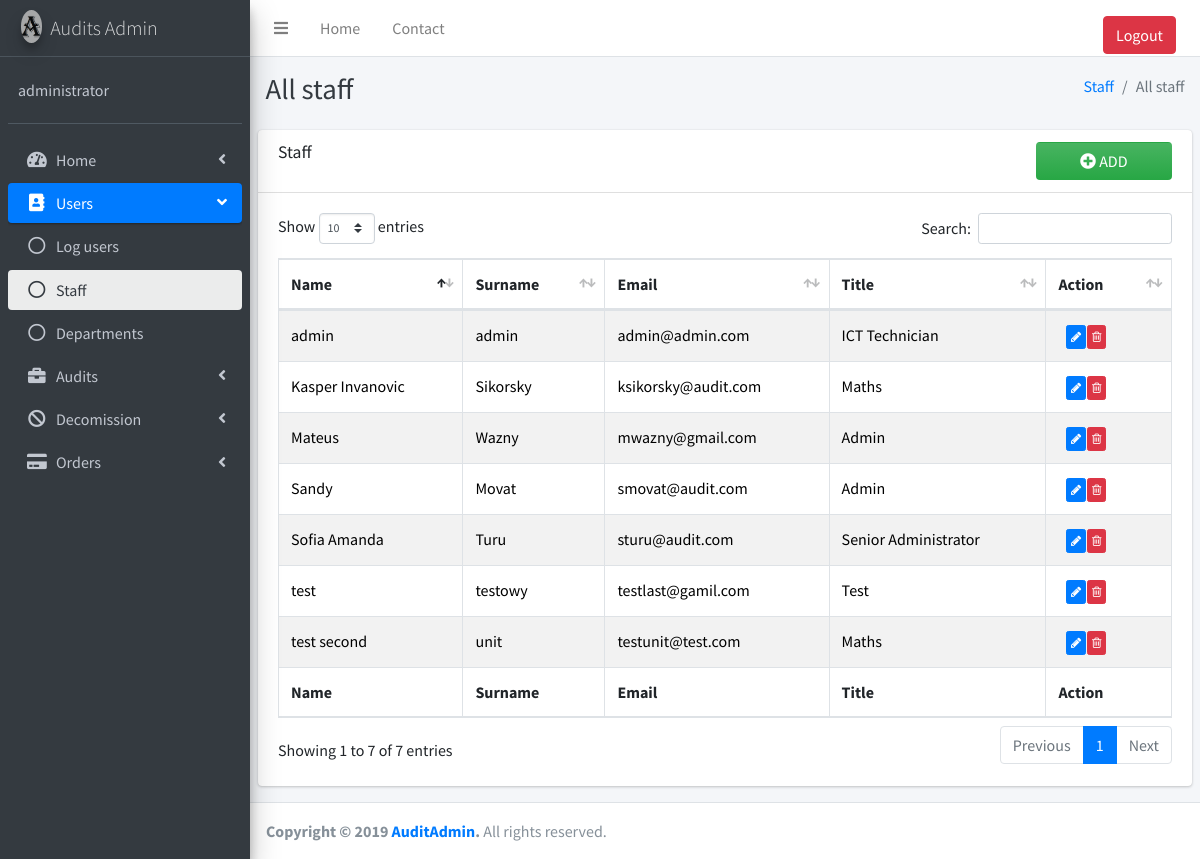
The page /Users/staff_users.php (signed in) on the database its author committed.
### tables this page shows
CREATE TABLE IF NOT EXISTS `_staff_` (
  `_sID_` int(11) NOT NULL AUTO_INCREMENT,
  `_name_id_` int(11) NOT NULL,
  `_s_name_id_` int(11) DEFAULT NULL,
  `_surname_` varchar(45) NOT NULL,
  `_email_` varchar(60) NOT NULL,
  `_title_id_` int(11) NOT NULL,
  `_visible_` int(11) NOT NULL,
  PRIMARY KEY (`_sID_`),
  KEY `_name_id_` (`_name_id_`,`_s_name_id_`,`_title_id_`),
  KEY `_title_id_` (`_title_id_`),
  KEY `_s_name_id_` (`_s_name_id_`)
);

CREATE TABLE IF NOT EXISTS `_name_` (
  `_nID_` int(11) NOT NULL AUTO_INCREMENT,
  `_name_` varchar(45) NOT NULL,
  PRIMARY KEY (`_nID_`)
);

CREATE TABLE IF NOT EXISTS `_title_` (
  `_tID_` int(11) NOT NULL AUTO_INCREMENT,
  `_title_name_` varchar(25) NOT NULL,
  PRIMARY KEY (`_tID_`)
);

### functions/XSS.php (called while the page is built)
<?php
function clean($input) {
    $input = stripslashes($input);
    $input = strip_tags($input);
    $input = htmlspecialchars($input, ENT_QUOTES, 'UTF-8');
  return $input;
}
?>

### Users/staff_users.php (the view, shortened to what this page needs)
<?php
include "../Database/databaseconnect.php";
include "../functions/Staff_function.php";
include "../functions/XSS.php";
?>
<!DOCTYPE html>
<html>
<head>
  <link rel="stylesheet" href="../plugins/fontawesome-free/css/all.min.css">
  <link rel="stylesheet" href="../plugins/font-awesome/css/font-awesome.css">
  <link rel="stylesheet" href="https://code.ionicframework.com/ionicons/2.0.1/css/ionicons.min.css">
  <link rel="stylesheet" href="../plugins/tempusdominus-bootstrap-4/css/tempusdominus-bootstrap-4.min.css">
  <link rel="stylesheet" href="../plugins/icheck-bootstrap/icheck-bootstrap.min.css">
  <link rel="stylesheet" href="../plugins/jqvmap/jqvmap.min.css">
  <link rel="stylesheet" href="../dist/css/adminlte.min.css">
  <link rel="stylesheet" href="../plugins/overlayScrollbars/css/OverlayScrollbars.min.css">
  <link rel="stylesheet" href="../plugins/daterangepicker/daterangepicker.css">
  <link rel="stylesheet" href="../plugins/summernote/summernote-bs4.css">
  <link rel="stylesheet" href="../plugins/datatables-bs4/css/dataTables.bootstrap4.css">
</head>
<body class="hold-transition sidebar-mini layout-fixed">
<div class="wrapper">
  <nav class="main-header navbar navbar-expand navbar-white navbar-light">
    <ul class="navbar-nav">
      <li class="nav-item">
        <a class="nav-link" data-widget="pushmenu" href="#"><i class="fas fa-bars"></i></a>
      </li>
      <li class="nav-item d-none d-sm-inline-block">
        <a href="../index.php" class="nav-link">Home</a>
      </li>
      <li class="nav-item d-none d-sm-inline-block">
        <a href="../Contact.php" class="nav-link">Contact</a>
      </li>
    </ul>
    <ul class="navbar-nav ml-auto">
      <li class="nav-item">
        <a href="../logcheck/logout.php" class="nav-link"><button type="submit" class="btn btn-danger btn-block">Logout</button></a>
      </li>
    </ul>
  </nav>
  <aside class="main-sidebar sidebar-dark-primary elevation-4">
    <a href="../index.php" class="brand-link">
      <img src="../dist/img/NewLogo.png" alt="Audit Admin" class="brand-image img-circle elevation-3"
           style="opacity: .8">
      <span class="brand-text font-weight-light">Audits Admin</span>
    </a>
    <div class="sidebar">
      <div class="user-panel mt-3 pb-3 mb-3 d-flex">
        <div class="info">
          <a href="../user-pass.php" class="d-block"><?php print $_SESSION['login'];?></a>
        </div>
      </div>
      <nav class="mt-2">
        <ul class="nav nav-pills nav-sidebar flex-column" data-widget="treeview" role="menu" data-accordion="false">
          <li class="nav-item has-treeview">
            <a href="#" class="nav-link">
              <i class="nav-icon fas fa-tachometer-alt"></i>
              <p>
                Home
                <i class="right fas fa-angle-left"></i>
              </p>
            </a>
          </li>
            <?php if($_SESSION['isadmin'] == 1){ ?>
            <li class="nav-item has-treeview menu-open">
            <a href="#" class="nav-link active">
              <i class="nav-icon fas fa-address-book"></i>
              <p>
                Users
                <i class="right fas fa-angle-left"></i>
              </p>
            </a>
            <ul class="nav nav-treeview">
              <li class="nav-item">
                <a href="../Users/Log_users.php" class="nav-link">
                  <i class="far fa-circle nav-icon"></i>
                  <p>Log users</p>
                </a>
              </li>
              <li class="nav-item">
                <a href="../Users/staff_users.php" class="nav-link active">
                  <i class="far fa-circle nav-icon"></i>
                  <p>Staff</p>
                </a>
              </li>
              <li class="nav-item">
                <a href="../Users/dep_users.php" class="nav-link">
                  <i class="far fa-circle nav-icon"></i>
                  <p>Departments</p>
                </a>
              </li>
            </ul>
          </li><?php }?>
            <li class="nav-item has-treeview">
            <a href="#" class="nav-link">
              <i class="nav-icon fas fa-briefcase"></i>
              <p>
                Audits
                <i class="right fas fa-angle-left"></i>
              </p>
            </a>
          </li>
            <li class="nav-item has-treeview">
            <a href="#" class="nav-link">
              <i class="nav-icon fas fa-ban"></i>
              <p>
                Decomission
                <i class="right fas fa-angle-left"></i>
              </p>
            </a>
          </li>
            <li class="nav-item has-treeview">
            <a href="#" class="nav-link">
              <i class="nav-icon fas fa-credit-card"></i>
              <p>
                Orders
                <i class="right fas fa-angle-left"></i>
              </p>
            </a>
          </li>
        </ul>
      </nav>
    </div>
  </aside>
  <div class="content-wrapper">
    <div class="content-header">
      <div class="container-fluid">
        <div class="row mb-2">
          <div class="col-sm-6">
            <h1 class="m-0 text-dark">All staff</h1>
          </div>
          <div class="col-sm-6">
            <ol class="breadcrumb float-sm-right">
              <li class="breadcrumb-item"><a href="../Users/staff_users.php">Staff</a></li>
              <li class="breadcrumb-item active">All staff</li>
            </ol>
          </div>
        </div>
      </div>
    </div>
    <section class="content">
      <div class="row">
          <div class="col-12">
              <div class="card">
                <div class="card-header">
                    <div class="row">
                        <div class="col-sm-12 col-md-10">
                            <h2 class="card-title">
                                Staff
                            </h2>
                        </div>
                        <div class="col-sm-12 col-md-2">
                            <a href="Add_staff.php">
                                <button class = "btn btn-block bg-gradient-success" type="button" id="Add_staff"><i class="fas fa-plus-circle"></i> ADD</button>
                            </a>
                        </div>
                    </div>
                </div>
                    <div class="card-body">
                      <table id="UserTable" class="table table-bordered table-striped">
                        <thead>
                        <tr>
                          <th>Name</th>
                          <th>Surname</th>
                          <th>Email</th>
                          <th>Title</th>
                          <th>Action</th>
                        </tr>
                        </thead>
                        <tbody>
                            <?php
                            $msg = "SELECT _sID_, n1._name_ AS _first_name_, n2._name_ AS _second_name_, _surname_, _email_, _title_name_ FROM _staff_ as s1 INNER JOIN _title_ ON _title_._tID_ = s1._title_id_ INNER JOIN _name_ as n1 ON n1._nID_=s1._name_id_ INNER JOIN _name_ as n2 ON s1._s_name_id_ = n2._nID_ WHERE _visible_ = 1 ORDER BY _email_";
                            $stmnt = $con->prepare($msg);
                            $stmnt -> execute();
                            $stmnt -> bind_result($id, $fname, $sname, $surname, $email, $title);
                            while($stmnt->fetch()){ ?>
                                <tr>
                                    <td><a onclick="myEdit(<?php print $id; ?>)" style="color: black; display: block; width: 100%; cursor: pointer;"><?php print $fname; ?> <?php if($sname == "empty"){}else{print clean($sname);}  ?></a></td>
                                    <td><a onclick="myEdit(<?php print $id; ?>)" style="color: black; display: block; width: 100%; cursor: pointer;"><?php print clean($surname); ?></a></td>
                                    <td><a onclick="myEdit(<?php print $id; ?>)" style="color: black; display: block; width: 100%; cursor: pointer;"><?php print clean($email); ?></a></td>
                                    <td><a onclick="myEdit(<?php print $id; ?>)" style="color: black; display: block; width: 100%; cursor: pointer;"><?php print clean($title); ?></a></td>
                                  <td>
                                    <div class="col-10">
                                          <div class="row">
                                              <div class="col-sm-4 col-md-3">
                                                  <a onclick="myEdit(<?php print $id; ?>)"><button class = "btn btn-primary btn-xs" title="Edit Staff"><i class="fa fa-pencil"></i></button></a>
                                              </div>
                                              <div class="col-sm-6">
                                                  <a onclick="myRemove(<?php print $id; ?>)"><button class="btn btn-danger btn-xs" title="Remove staff"><i class="fa fa-trash-o "></i></button></a>
                                              </div>
                                          </div>
                                      </div>
                                    </td>
                                </tr>
                            <?php }
                            ?>
                        </tbody>
                        <tfoot>
                        <tr>
                          <th>Name</th>
                          <th>Surname</th>
                          <th>Email</th>
                          <th>Title</th>
                          <th>Action</th>
                        </tr>
                        </tfoot>
                      </table>
                    </div>
              </div>
          </div>
      </div>
    </section>
  </div>
  <footer class="main-footer">
    <strong>Copyright &copy; 2019 <a href="">AuditAdmin</a>.</strong>
    All rights reserved.
  </footer>
</div>
</body>
</html>

### rows shown on the page
_staff_: _name_id_._name_ "admin", _surname_ "admin", _email_ "admin@admin.com", _title_id_._title_name_ "ICT Technician"
_staff_: _name_id_._name_ "Kasper", _s_name_id_._name_ "Invanovic", _surname_ "Sikorsky", _email_ "ksikorsky@audit.com", _title_id_._title_name_ "Maths"
_staff_: _name_id_._name_ "Mateus", _surname_ "Wazny", _email_ "mwazny@gmail.com", _title_id_._title_name_ "Admin"
_staff_: _name_id_._name_ "Sandy", _surname_ "Movat", _email_ "smovat@audit.com", _title_id_._title_name_ "Admin"
_staff_: _name_id_._name_ "Sofia", _s_name_id_._name_ "Amanda", _surname_ "Turu", _email_ "sturu@audit.com", _title_id_._title_name_ "Senior Administrator"
_staff_: _name_id_._name_ "test", _surname_ "testowy", _email_ "testlast@gamil.com", _title_id_._title_name_ "Test"
_staff_: _name_id_._name_ "test", _s_name_id_._name_ "second", _surname_ "unit", _email_ "testunit@test.com", _title_id_._title_name_ "Maths"

### other values the page prints
$_SESSION['login'] "administrator"
